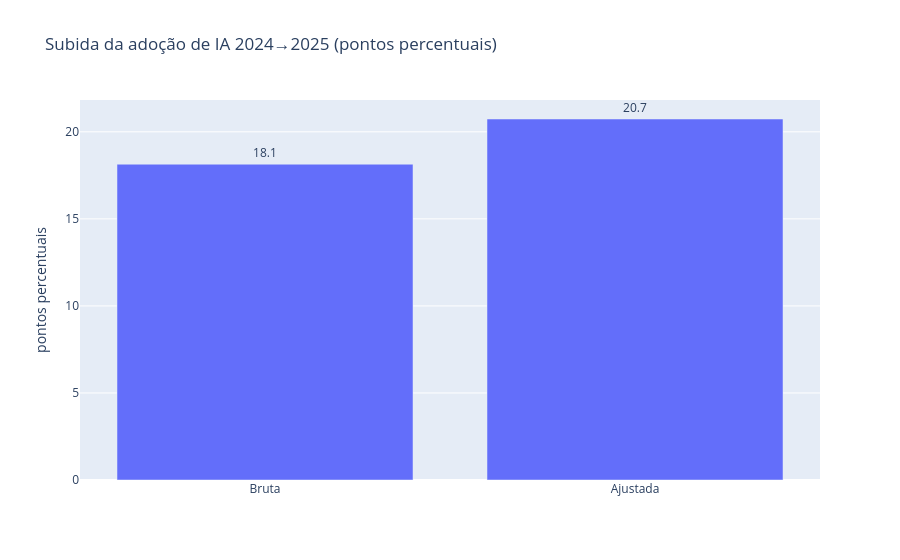

The notebook cell this image was saved under:
### Code cell
fig = px.bar(x=["Bruta", "Ajustada"], y=[q1["bruta_pp"], q1["ajustada_pp"]],
             text=[f"{q1['bruta_pp']:.1f}", f"{q1['ajustada_pp']:.1f}"],
             title="Subida da adoção de IA 2024→2025 (pontos percentuais)",
             labels={"x": "", "y": "pontos percentuais"})
fig.update_traces(textposition="outside")
fig.show(); save_fig(fig, "g11_adocao_bruta_vs_ajustada")

### Figure 1 — Plotly figure (JSON) as saved in the notebook; plotly's stock layout.template omitted (floating-point values rounded to 4 significant figures)
{"data": [{"hovertemplate": "=%{x}<br>pontos percentuais=%{y}<br>text=%{text}<extra></extra>", "legendgroup": "", "marker": {"color": "#636efa", "pattern": {"shape": ""}}, "name": "", "orientation": "v", "showlegend": false, "text": ["18.1", "20.7"], "textposition": "outside", "type": "bar", "x": ["Bruta", "Ajustada"], "xaxis": "x", "y": [18.14, 20.74], "yaxis": "y"}], "layout": {"barmode": "relative", "legend": {"tracegroupgap": 0}, "title": {"text": "Subida da adoção de IA 2024→2025 (pontos percentuais)"}, "xaxis": {"anchor": "y", "domain": [0, 1], "title": {"text": ""}}, "yaxis": {"anchor": "x", "domain": [0, 1], "title": {"text": "pontos percentuais"}}}}
